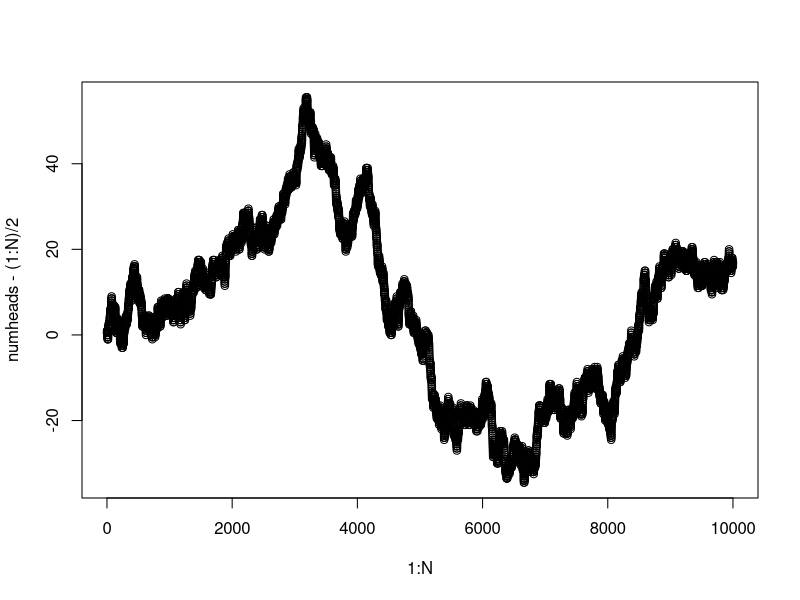
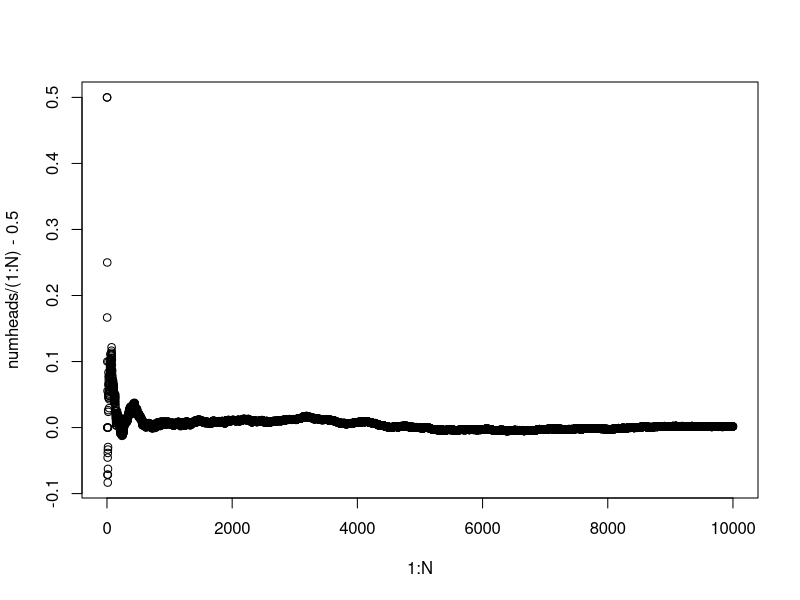

These figures' R source, in order:
## ---- chunk 1
set.seed(123)
## ---- chunk 2
coin_outcomes = c("H", "T")
sample(coin_outcomes, size = 1, replace=TRUE)
## ---- chunk 3
N = 10000
tosses = sample(coin_outcomes, size = N, replace=TRUE)
tosses[1:20]
## ---- chunk 4
numheads = cumsum(tosses=="H")
numheads[1:20]
## ---- chunk 5
# library(mosaic)
# qplot(1:N, numheads - (1:N)/2, geom="line", ylab="H(n)-n/2", xlab="n")
plot(1:N, numheads - (1:N)/2)
## ---- chunk 6
# qplot(1:N, numheads/(1:N)-0.5, geom="line", ylab="H(n)/n-0.5", xlab="n", ylim=c(-0.1,0.1))
plot(1:N, numheads/(1:N) - 0.5)
